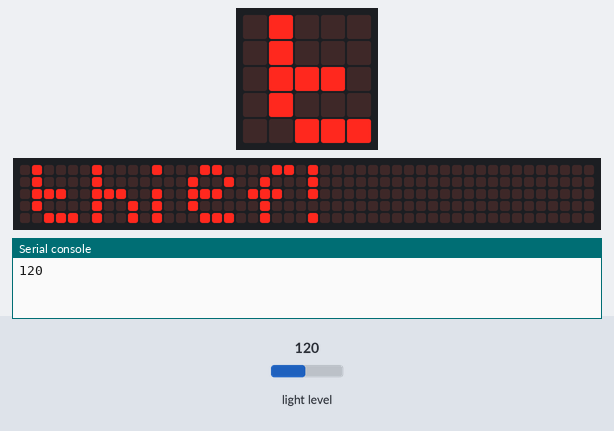
A program run on a simulated BBC micro:bit running MicroPython. Shown: the board's 5×5 LED display, a strip that is not on the board, showing the scrolling text unrolled, the last lines printed to the serial console. The inputs (shaded band) are chosen by the test bench; at power-on: light level 120. The 48×5 strip is a reading aid, not a part: it shows the text the display is scrolling, unrolled, one strip-width of it at a time.

Above: at 1.2 s.
1.3 s: light level set to 5
At 6.1 s:
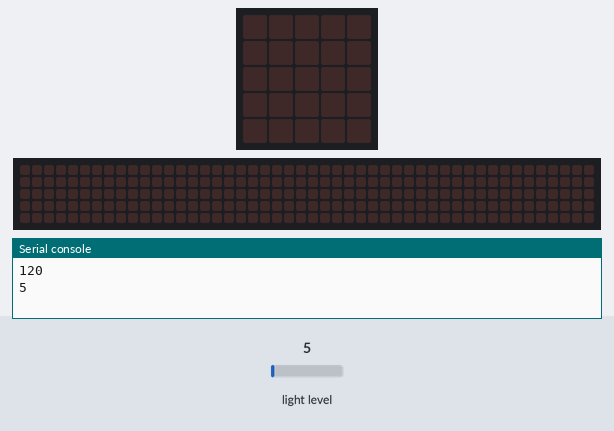
7.6 s: light level set to 64
At 12.15 s:
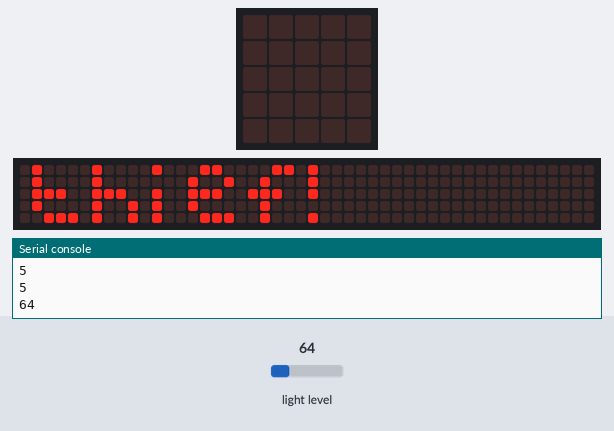

The program:

burglar-alarm.py
```python
from microbit import *

# we turn on when light reaches this level or below
darkness = 20

while True:

    sleep(500)
    light_level = display.read_light_level()
    print(light_level)

    if light_level >= darkness:
        display.scroll("thief!")
```

Measured:
- after the input at 7.6 s, the display: changes after 0.05 s (image 2)
